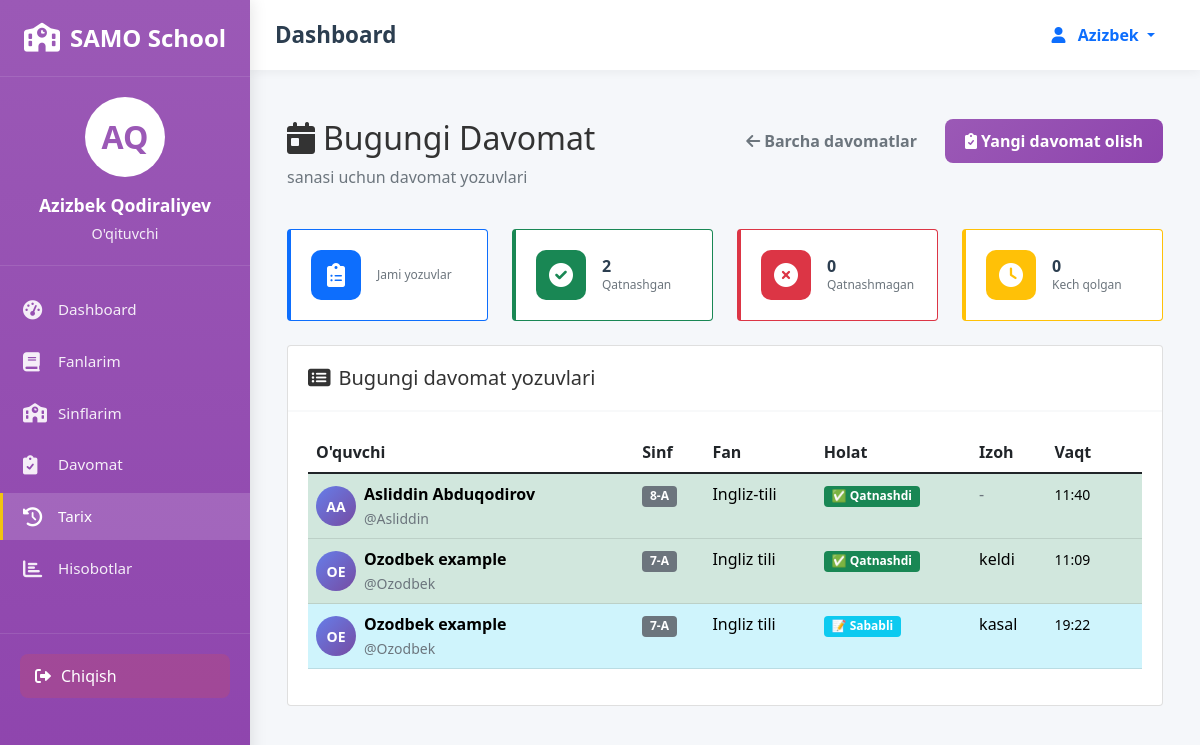
Before: /teacher/my-attendance/ (signed in) with the older database file.
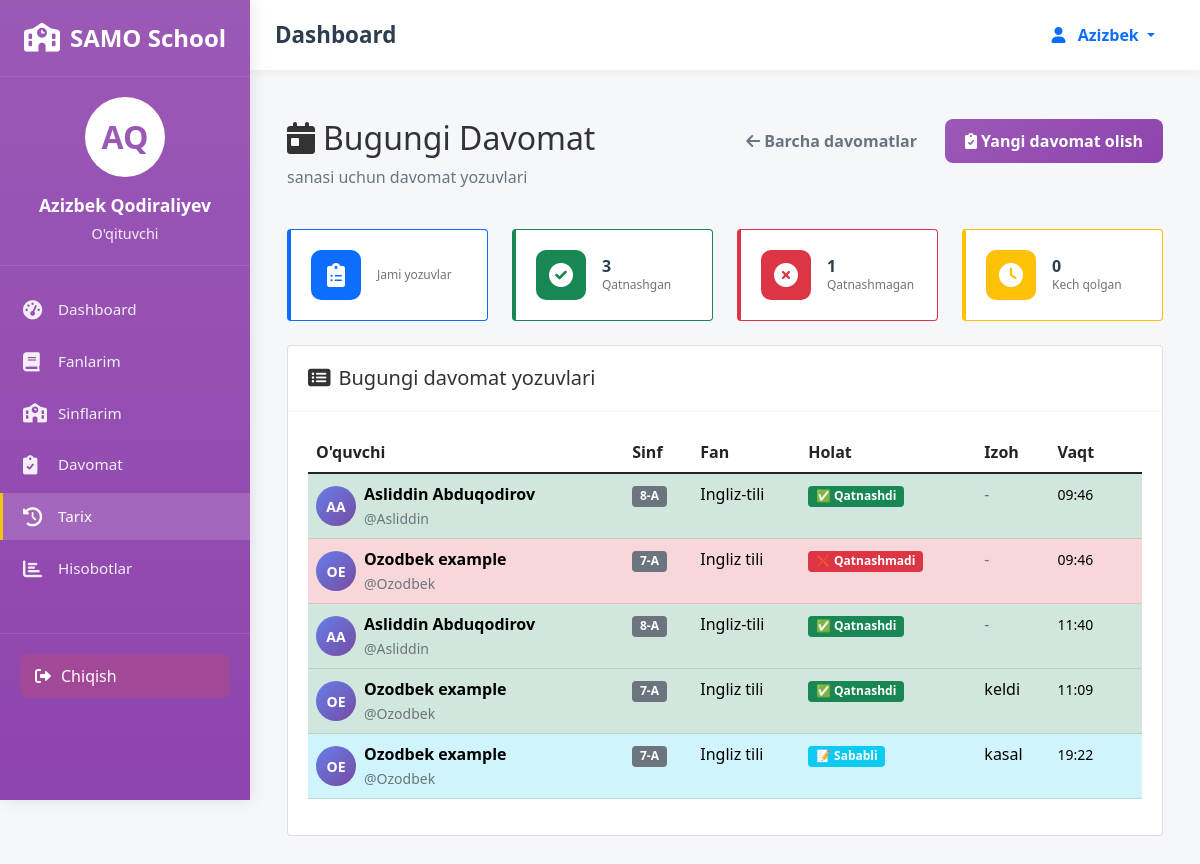
After: the same page with the newer database file.
### attendance/models.py (models this page shows, shortened)
class Attendance(models.Model):
    STATUS_CHOICES = [
        ('present', 'Present'),
        ('absent', 'Absent'),
        ('late', 'Late'),
        ('excused', 'Excused'),
    ]
    student = models.ForeignKey(User, on_delete=models.CASCADE, related_name='attendances')
    teacher = models.ForeignKey(User, on_delete=models.CASCADE, related_name='taken_attendances')
    subject = models.ForeignKey(Subject, on_delete=models.CASCADE)
    class_obj = models.ForeignKey(Class, on_delete=models.CASCADE)
    date = models.DateField()
    status = models.CharField(max_length=10, choices=STATUS_CHOICES, default='present')
    notes = models.TextField(blank=True, null=True)
    created_at = models.DateTimeField(auto_now_add=True)
    updated_at = models.DateTimeField(auto_now=True)
    class Meta:
        ordering = ['-date', '-created_at']

class Class(models.Model):
    name = models.CharField(max_length=50)
    teacher = models.ForeignKey(User, on_delete=models.SET_NULL, null=True,
                                related_name='teacher_classes')
    room = models.CharField(max_length=20, blank=True, null=True)
    schedule = models.CharField(max_length=100, blank=True, null=True)
    created_at = models.DateTimeField(auto_now_add=True)

class Subject(models.Model):
    name = models.CharField(max_length=100)
    teacher = models.ForeignKey(User, on_delete=models.SET_NULL, null=True,
                                related_name='teacher_subjects')
    classes = models.ManyToManyField(Class, related_name='subjects')
    lessons_per_week = models.IntegerField(default=1)
    schedule = models.CharField(max_length=100, blank=True, null=True)
    created_at = models.DateTimeField(auto_now_add=True)

### attendance/views.py (the view)
# urls.py: path('teacher/my-attendance/', views.teacher_my_attendance, name='teacher_my_attendance'),
@login_required
def teacher_my_attendance(request):
    if not hasattr(request.user, 'profile') or request.user.profile.role != 'teacher':
        messages.error(request, "Sizda o'qituvchi huquqlari yo'q!")
        return redirect('login')
    date_from = request.GET.get('date_from', '')
    date_to = request.GET.get('date_to', '')
    class_filter = request.GET.get('class', '')
    subject_filter = request.GET.get('subject', '')
    student_filter = request.GET.get('student', '')
    status_filter = request.GET.get('status', '')
    attendance_records = Attendance.objects.filter(
        teacher=request.user
    ).select_related('student', 'subject', 'class_obj').order_by('-date', '-created_at')
    if date_from:
        try:
            attendance_records = attendance_records.filter(date__gte=date_from)
        except:
            pass
    if date_to:
        try:
            attendance_records = attendance_records.filter(date__lte=date_to)
        except:
            pass
    if class_filter:
        attendance_records = attendance_records.filter(class_obj__name__icontains=class_filter)
    if subject_filter:
        attendance_records = attendance_records.filter(subject__name__icontains=subject_filter)
    if student_filter:
        attendance_records = attendance_records.filter(
            Q(student__first_name__icontains=student_filter) |
            Q(student__last_name__icontains=student_filter) |
            Q(student__username__icontains=student_filter)
        )
    if status_filter:
        attendance_records = attendance_records.filter(status=status_filter)
    total_records = attendance_records.count()
    present_count = attendance_records.filter(status='present').count()
    absent_count = attendance_records.filter(status='absent').count()
    late_count = attendance_records.filter(status='late').count()
    excused_count = attendance_records.filter(status='excused').count()
    classes = Class.objects.filter(teacher=request.user).distinct()
    subjects = Subject.objects.filter(teacher=request.user).distinct()
    page = request.GET.get('page', 1)
    paginator = Paginator(attendance_records, 50)  # 50 records per page
    try:
        attendance_records_page = paginator.page(page)
    except PageNotAnInteger:
        attendance_records_page = paginator.page(1)
    except EmptyPage:
        attendance_records_page = paginator.page(paginator.num_pages)
    context = {
        'attendance_records': attendance_records_page,
        'classes': classes,
        'subjects': subjects,
        'total_records': total_records,
        'present_count': present_count,
        'absent_count': absent_count,
        'late_count': late_count,
        'excused_count': excused_count,
        'date_from': date_from,
        'date_to': date_to,
        'class_filter': class_filter,
        'subject_filter': subject_filter,
        'student_filter': student_filter,
        'status_filter': status_filter,
    }
    return render(request, 'attendance/teacher_my_attendance.html', context)

### attendance/templates/attendance/teacher_my_attendance.html (shortened to what the changed rows need)
{% extends 'attendance/base.html' %}
{% block content %}
<div class="container-fluid py-4">
    <div class="row mb-4">
        <div class="col">
            <div class="page-header">
                <h1 class="h2 mb-2">
                    <i class="fas fa-calendar-day me-2"></i>Bugungi Davomat
                </h1>
            </div>
        </div>
    </div>
    <div class="row mb-4">
        <div class="col-md-3">
            <div class="card stat-card border-success">
                <div class="card-body">
                    <div class="d-flex align-items-center">
                        <div class="ms-3">
                            <h3 class="stat-value">{{ present_count }}</h3>
                            <p class="stat-label text-muted mb-0">Qatnashgan</p>
                        </div>
                    </div>
                </div>
            </div>
        </div>
        <div class="col-md-3">
            <div class="card stat-card border-danger">
                <div class="card-body">
                    <div class="d-flex align-items-center">
                        <div class="ms-3">
                            <h3 class="stat-value">{{ absent_count }}</h3>
                            <p class="stat-label text-muted mb-0">Qatnashmagan</p>
                        </div>
                    </div>
                </div>
            </div>
        </div>
    </div>
    <div class="card">
        <div class="card-body">
            {% if attendance_records %}
            <div class="table-responsive">
                <table class="table table-hover">
                    <thead>
                        <tr>
                            <th>O'quvchi</th>
                            <th>Sinf</th>
                            <th>Fan</th>
                            <th>Holat</th>
                            <th>Izoh</th>
                            <th>Vaqt</th>
                        </tr>
                    </thead>
                    <tbody>
                        {% for record in attendance_records %}
                        <tr class="{% if record.status == 'present' %}table-success{% elif record.status == 'absent' %}table-danger{% elif record.status == 'late' %}table-warning{% else %}table-info{% endif %}">
                            <td>
                                <div class="d-flex align-items-center">
                                    <div class="student-avatar me-2">
                                        {{ record.student.first_name|first|upper }}{{ record.student.last_name|first|upper }}
                                    </div>
                                    <div>
                                        <strong>{{ record.student.get_full_name }}</strong>
                                        <br>
                                        <small class="text-muted">@{{ record.student.username }}</small>
                                    </div>
                                </div>
                            </td>
                            <td>
                                <span class="badge bg-secondary">{{ record.class_obj.name }}</span>
                            </td>
                            <td>{{ record.subject.name }}</td>
                            <td>
                                {% if record.status == 'present' %}
                                <span class="badge bg-success">✅ Qatnashdi</span>
                                {% elif record.status == 'absent' %}
                                <span class="badge bg-danger">❌ Qatnashmadi</span>
                                {% elif record.status == 'late' %}
                                <span class="badge bg-warning">⏰ Kech qoldi</span>
                                {% else %}
                                <span class="badge bg-info">📝 Sababli</span>
                                {% endif %}
                            </td>
                            <td>
                                {% if record.notes %}
                                <div class="notes-preview" data-bs-toggle="tooltip" title="{{ record.notes }}">
                                    {{ record.notes|truncatechars:30 }}
                                </div>
                                {% else %}
                                <span class="text-muted">-</span>
                                {% endif %}
                            </td>
                            <td>
                                <small>{{ record.created_at|time:"H:i" }}</small>
                            </td>
                            <td>
                            </td>
                        </tr>
                        {% endfor %}
                    </tbody>
                </table>
            </div>
            {% endif %}
        </div>
    </div>
</div>
{% endblock %}

Changed rows visible on the page:
added Attendance: student.first_name|first "A", student.last_name|first "A", student.get_full_name "Asliddin Abduqodirov", student.username "Asliddin", class_obj.name "8-A", subject.name "Ingliz-tili", status "✅ Qatnashdi", created_at "09:46"
added Attendance: student.first_name|first "O", student.last_name|first "E", student.get_full_name "Ozodbek example", student.username "Ozodbek", class_obj.name "7-A", subject.name "Ingliz tili", status "❌ Qatnashmadi", created_at "09:46"
Other visible differences:
{{ present_count }}: "2" → "3"
{{ absent_count }}: "0" → "1"
